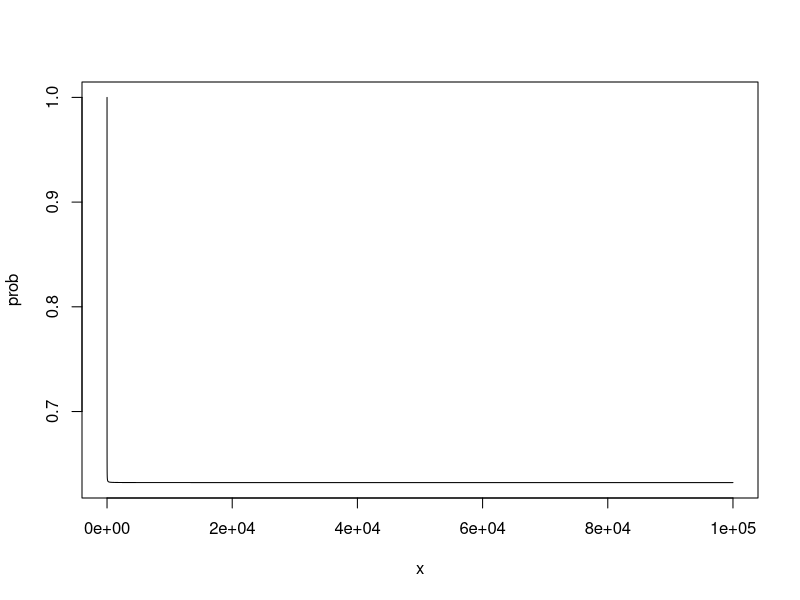
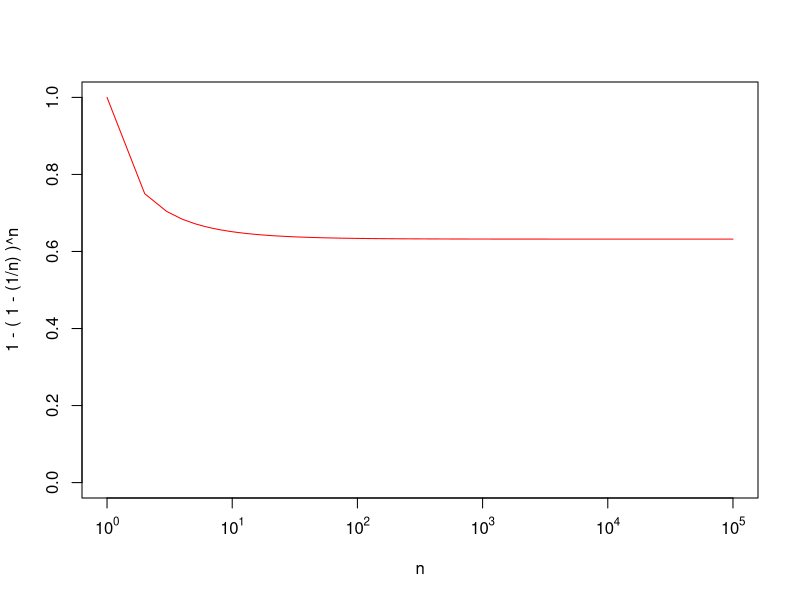

Write the R code that produced these figures, in order.
## ---- chunk 1
prob <- numeric(1e+05)
x <- numeric(1e+05)
for (i in 1:1e+05) {
    prob[i] <- 1 - ((i - 1)/i)^i
    x[i] <- i
}

plot(x, prob, type = "l")
## ---- chunk 2
x <- 1:100000
y <- 1-(1-(1/x))^x
plot(x, y, log="x", type="l", xlab="n", col="red", xaxt="n", ylab="1 - ( 1 - (1/n) )^n", ylim=c(0, 1))
ticks <- seq(0, 5, by=1)
labels <- sapply(ticks, function(i) as.expression(bquote(10^ .(i))))
axis(1, at=c(1, 10, 100, 1000, 10000,100000), labels=labels)
